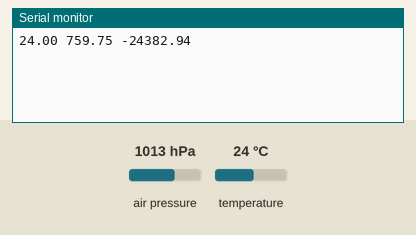
This sketch was run on a simulated Arduino Uno, built with avr-gcc and run on an emulated ATmega328P. On the bench: the last lines printed to the serial monitor. The test bench sets the inputs (shaded band); at power-on: air pressure 1013 hPa, temperature 24 °C.

Above: at 1.2 s.
1.3 s: air pressure set to 952 hPa
At 2.6 s:
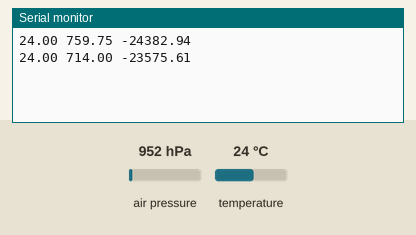
3.6 s: temperature set to 12 °C
At 4.3 s:
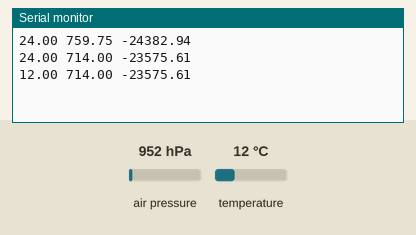
5.9 s: air pressure set to 975 hPa
At 7.2 s:
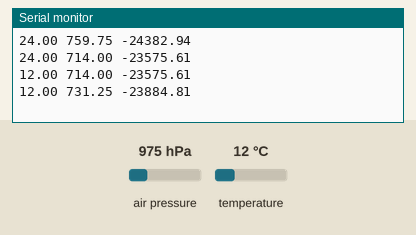
Timing chart, 0 to 8.9 s (numbered marks = the images above; inputs shaded):
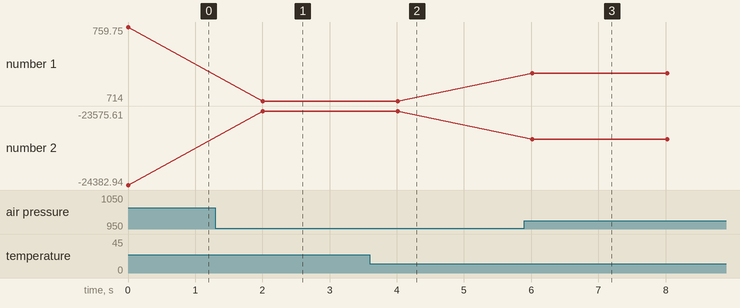

The sketch:

arduino_project.ino
```cpp
const int buttonPin = 2;  // the number of the pushbutton pin
const int ledPin = 13;    // the number of the LED pin

// variables will change:
int buttonState = 0;  // variable for reading the pushbutton status

#include <Wire.h>
#include <SPI.h>
#include <Adafruit_BMP280.h>
#define BMP280_ADDRESS (0x76)
#define BMP_SCK  (13)
#define BMP_MISO (12)
#define BMP_MOSI (11)
#define BMP_CS   (10)

Adafruit_BMP280 bmp; // I2C

String data;
void setup() {
  Serial.begin(9600);
  while ( !Serial ) delay(100);   // wait for native usb

  unsigned status;

  status = bmp.begin();
  if (!status) {
    Serial.println(F("Could not find a valid BMP280 sensor, check wiring or "
                      "try a different address!"));
    Serial.print("SensorID was: 0x"); Serial.println(bmp.sensorID(),16);
    Serial.print("        ID of 0xFF probably means a bad address, a BMP 180 or BMP 085\n");
    Serial.print("   ID of 0x56-0x58 represents a BMP 280,\n");
    Serial.print("        ID of 0x60 represents a BME 280.\n");
    Serial.print("        ID of 0x61 represents a BME 680.\n");
    while (1) delay(10);
  }

  bmp.setSampling(Adafruit_BMP280::MODE_NORMAL,     /* Operating Mode. */
                  Adafruit_BMP280::SAMPLING_X2,     /* Temp. oversampling */
                  Adafruit_BMP280::SAMPLING_X16,    /* Pressure oversampling */
                  Adafruit_BMP280::FILTER_X16,      /* Filtering. */
                  Adafruit_BMP280::STANDBY_MS_500); /* Standby time. */
}

void loop() {

    Serial.print(bmp.readTemperature());
    Serial.print(F(" "));
    Serial.print(bmp.readPressure()*0.0075);
    Serial.print(F(" "));
    Serial.print(bmp.readAltitude(101.25));
    Serial.print(F(" "));
    Serial.println();
    delay(2000);
}
```

Measured:
- after the input at 1.3 s, the serial monitor: prints a new line after 0.71 s (image 1)
- after the input at 3.6 s, the serial monitor: prints a new line after 0.41 s (image 2)
- after the input at 5.9 s, the serial monitor: prints a new line after 0.12 s (image 3)
- plotted number 1: 759.75 → 714 after the input at 1.3 s, 714 → 731.25 after the input at 5.9 s
- plotted number 2: -24382.94 → -23575.61 after the input at 1.3 s, -23575.61 → -23884.81 after the input at 5.9 s
